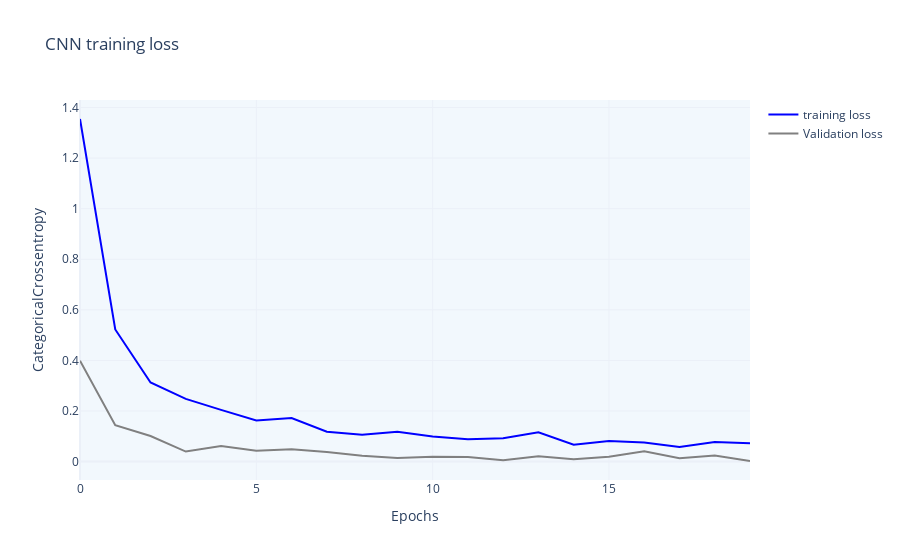

Write notebook code for a chart like this one.
### Markdown cell above
<a id="Visualize training&validation loss:"></a>
# Visualize training&validation loss

### Code cell
#visualize training loss & validation loss which indecates there is no overfitting
fig = go.Figure()
epochs = 20
fig.add_trace(go.Scatter(x=np.arange(0,epochs,1),
y=history.history['loss'],
mode='lines',
name=f'training loss',
marker_size=3,
line_color='blue'))
fig.add_trace(go.Scatter(x=np.arange(0, epochs, 1),
                         y=history.history['val_loss'],
                         mode='lines',
                         name=f'Validation loss',
                         line_color='grey'))
fig.update_layout(
                  title="CNN training loss",
                  xaxis_title="Epochs",
                  yaxis_title=f"CategoricalCrossentropy")
                  
fig.update_layout({'plot_bgcolor': '#f2f8fd' , 
                   'paper_bgcolor': 'white',}, 
                   template='plotly_white')

### Figure 1 — Plotly figure (JSON) as saved in the notebook; plotly's stock layout.template omitted (floating-point values rounded to 4 significant figures)
{"data": [{"line": {"color": "blue"}, "marker": {"size": 3}, "mode": "lines", "name": "training loss", "type": "scatter", "x": [0, 1, 2, 3, 4, 5, 6, 7, 8, 9, 10, 11, 12, 13, 14, 15, 16, 17, 18, 19], "y": [1.355, 0.5222, 0.3126, 0.2476, 0.2043, 0.1623, 0.1724, 0.1181, 0.1061, 0.1176, 0.09902, 0.08856, 0.09166, 0.1155, 0.06666, 0.08156, 0.07494, 0.05768, 0.07683, 0.07213]}, {"line": {"color": "grey"}, "mode": "lines", "name": "Validation loss", "type": "scatter", "x": [0, 1, 2, 3, 4, 5, 6, 7, 8, 9, 10, 11, 12, 13, 14, 15, 16, 17, 18, 19], "y": [0.3989, 0.144, 0.1011, 0.03949, 0.06143, 0.04239, 0.04828, 0.03793, 0.02292, 0.01349, 0.01922, 0.01828, 0.004849, 0.02129, 0.008803, 0.01925, 0.04038, 0.01258, 0.02349, 0.002104]}], "layout": {"paper_bgcolor": "white", "plot_bgcolor": "#f2f8fd", "title": {"text": "CNN training loss"}, "xaxis": {"title": {"text": "Epochs"}}, "yaxis": {"title": {"text": "CategoricalCrossentropy"}}}}
